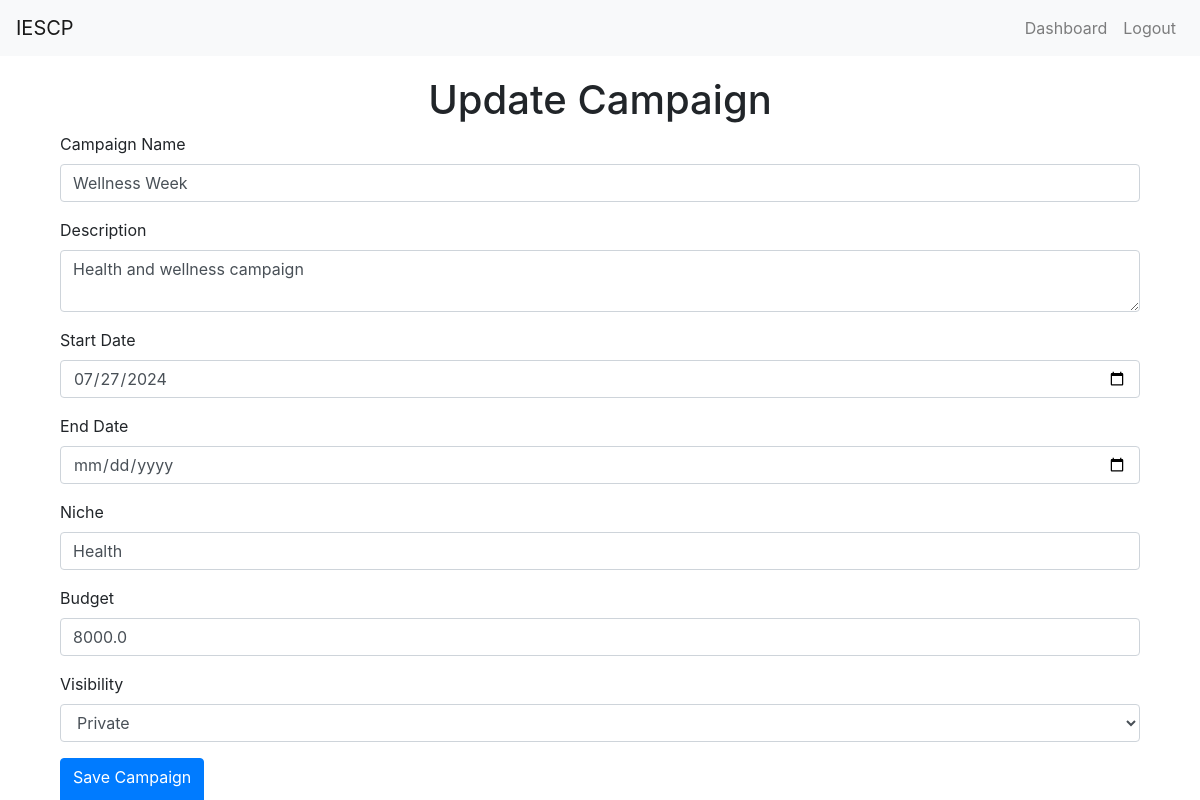
The app's page /campaign/2/update (signed in), older data.
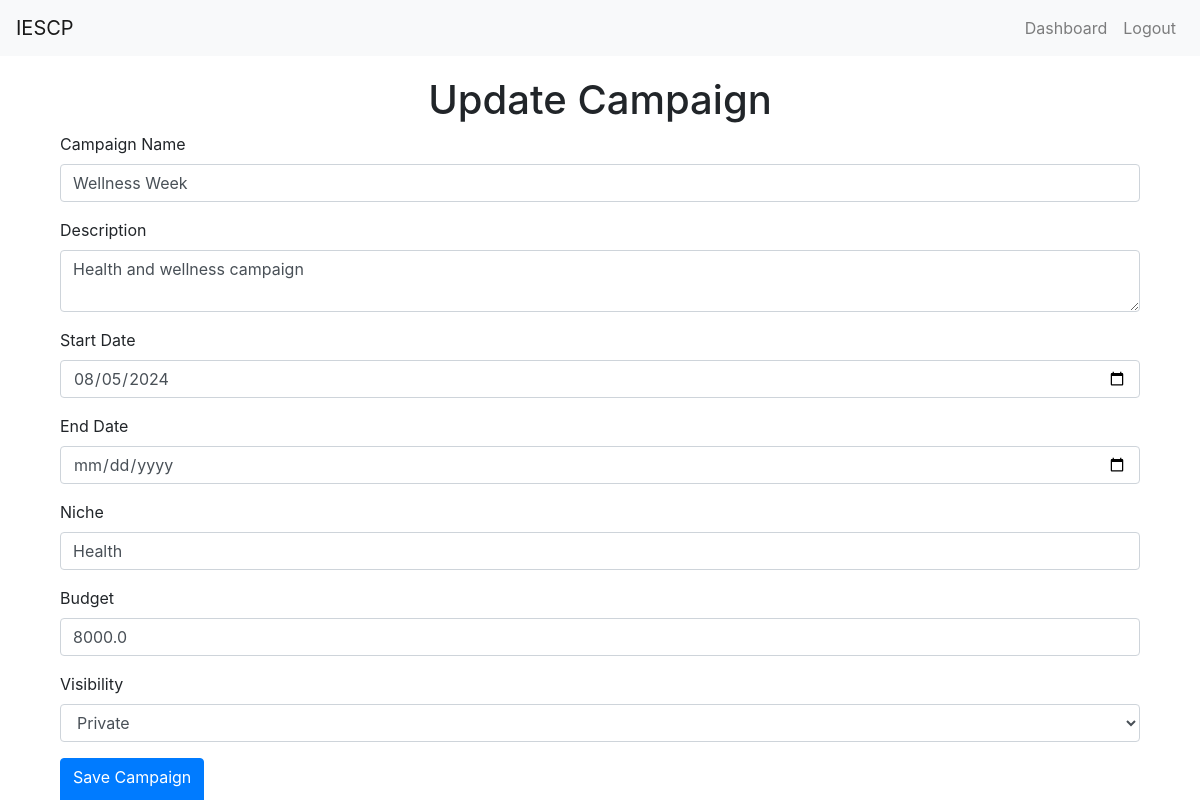
The same page, newer data.
### app.py (models this page shows, shortened)
class Campaign(db.Model):
    id = db.Column(db.Integer, primary_key=True)
    name = db.Column(db.String(100), nullable=False)
    description = db.Column(db.String(200))
    start_date = db.Column(db.DateTime, default=db.func.current_timestamp())
    end_date = db.Column(db.DateTime)
    niche = db.Column(db.String(100))
    budget = db.Column(db.Float, nullable=False)
    owner_id = db.Column(db.Integer, db.ForeignKey('user.id', ondelete='CASCADE'), nullable=False)
    visibility = db.Column(db.String(10))  # 'public' or 'private'
    flagged = db.Column(db.Boolean, default=False)
    ad_requests = db.relationship('AdRequest', backref='campaign', lazy=True, cascade='all, delete-orphan')

### app.py (the view)
@app.route('/campaign/<int:campaign_id>/update', methods=['GET', 'POST'])
@login_required
def update_campaign(campaign_id):
    campaign = Campaign.query.get_or_404(campaign_id)
    if campaign.owner != current_user:
        flash('Access unauthorized!', 'danger')
        return redirect(url_for('index'))
    form = CampaignForm()
    if form.validate_on_submit():
        campaign.name = form.name.data
        campaign.description = form.description.data
        campaign.start_date = form.start_date.data
        campaign.end_date = form.end_date.data
        campaign.budget = form.budget.data
        campaign.niche = form.niche.data
        campaign.visibility = form.visibility.data
        db.session.commit()
        flash('Campaign updated successfully!', 'success')
        return redirect(url_for('sponsor_dashboard'))
    elif request.method == 'GET':
        form.name.data = campaign.name
        form.description.data = campaign.description
        form.start_date.data = campaign.start_date
        form.end_date.data = campaign.end_date
        form.budget.data = campaign.budget
        form.niche.data = campaign.niche
        form.visibility.data = campaign.visibility
    return render_template('create_campaign.html', form=form, legend='Update Campaign')

### app.py
class CampaignForm(FlaskForm):
    name = StringField('Campaign Name', validators=[DataRequired()])
    description = TextAreaField('Description', validators=[DataRequired()])
    start_date = DateField('Start Date', format='%Y-%m-%d', validators=[DataRequired()])
    end_date = DateField('End Date', format='%Y-%m-%d', validators=[DataRequired()])
    niche = StringField('Niche', validators=[DataRequired()])
    budget = FloatField('Budget', validators=[DataRequired()])  # Change from DecimalField to FloatField
    visibility = SelectField('Visibility', choices=[('public', 'Public'), ('private', 'Private')], validators=[DataRequired()])
    submit = SubmitField('Save Campaign')

### app.py (called while the page is built)
@login_manager.user_loader
def load_user(user_id):
    return User.query.get(int(user_id))

### templates/create_campaign.html (shortened to what this page needs)
{% extends "layout.html" %}
{% block content %}
<div class="container">
    <h1 class="text-center">{{ legend }}</h1>
    <form method="POST">
        <div class="form-group">
            {{ form.name.label(class="form-label") }}
            {{ form.name(class="form-control") }}
        </div>
        <div class="form-group">
            {{ form.description.label(class="form-label") }}
            {{ form.description(class="form-control") }}
        </div>
        <div class="form-group">
            {{ form.start_date.label(class="form-label") }}
            {{ form.start_date(class="form-control") }}
        </div>
        <div class="form-group">
            {{ form.end_date.label(class="form-label") }}
            {{ form.end_date(class="form-control") }}
        </div>
        <div class="form-group">
            {{ form.niche.label(class="form-label") }}
            {{ form.niche(class="form-control") }}
        </div>
        <div class="form-group">
            {{ form.budget.label(class="form-label") }}
            {{ form.budget(class="form-control") }}
        </div>
        <div class="form-group">
            {{ form.visibility.label(class="form-label") }}
            {{ form.visibility(class="form-control") }}
        </div>
        <button type="submit" class="btn btn-primary">{{ form.submit.label }}</button>
    </form>
</div>
{% endblock %}

### templates/layout.html (shortened to what this page needs)
<!DOCTYPE html>
<html lang="en">
<head>
    <link rel="stylesheet" href="https://maxcdn.bootstrapcdn.com/bootstrap/4.5.2/css/bootstrap.min.css">
</head>
<body>
    <nav class="navbar navbar-expand-lg navbar-light bg-light">
        <a class="navbar-brand" href="{{ url_for('home') }}">IESCP</a>
        <div class="collapse navbar-collapse" id="navbarNav">
            <ul class="navbar-nav ml-auto">
                {% if current_user.is_authenticated %}
                    {% if current_user.role == 'admin' %}
                        <li class="nav-item">
                            <a class="nav-link" href="{{ url_for('admin_dashboard') }}">Dashboard</a>
                        </li>
                    {% elif current_user.role == 'sponsor' %}
                        <li class="nav-item">
                            <a class="nav-link" href="{{ url_for('sponsor_dashboard') }}">Dashboard</a>
                        </li>
                    {% elif current_user.role == 'influencer' %}
                        <li class="nav-item">
                            <a class="nav-link" href="{{ url_for('influencer_dashboard') }}">Dashboard</a>
                        </li>
                    {% endif %}
                    <li class="nav-item">
                        <a class="nav-link" href="{{ url_for('logout') }}">Logout</a>
                    </li>
                {% endif %}
            </ul>
        </div>
    </nav>
    <div class="container">
        {% block content %}{% endblock %}
    </div>
</body>
</html>

### templates/layout.html (style rules this page uses)
.container { margin-top: 20px; }

Row changes from the older to the newer data that the page shows:
changed Campaign "Wellness Week": start_date "07/27/2024" → "08/05/2024"
